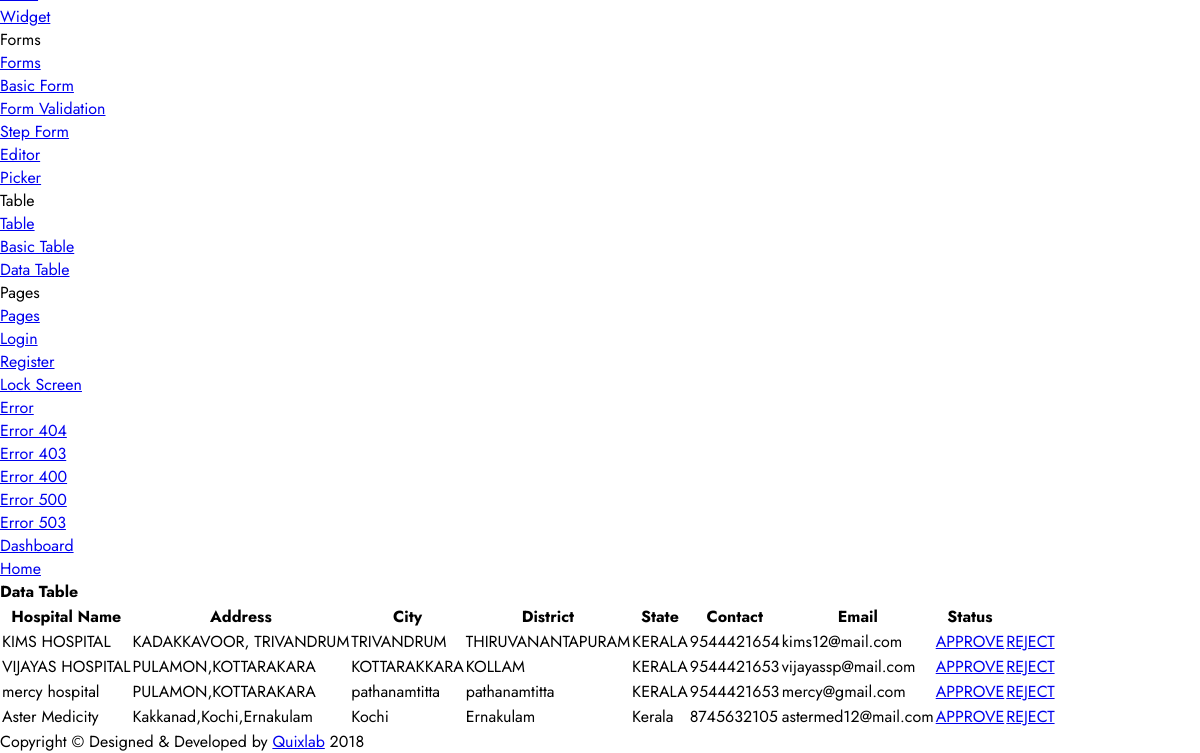
Before: /adminhospview (lower part) with the older database file.
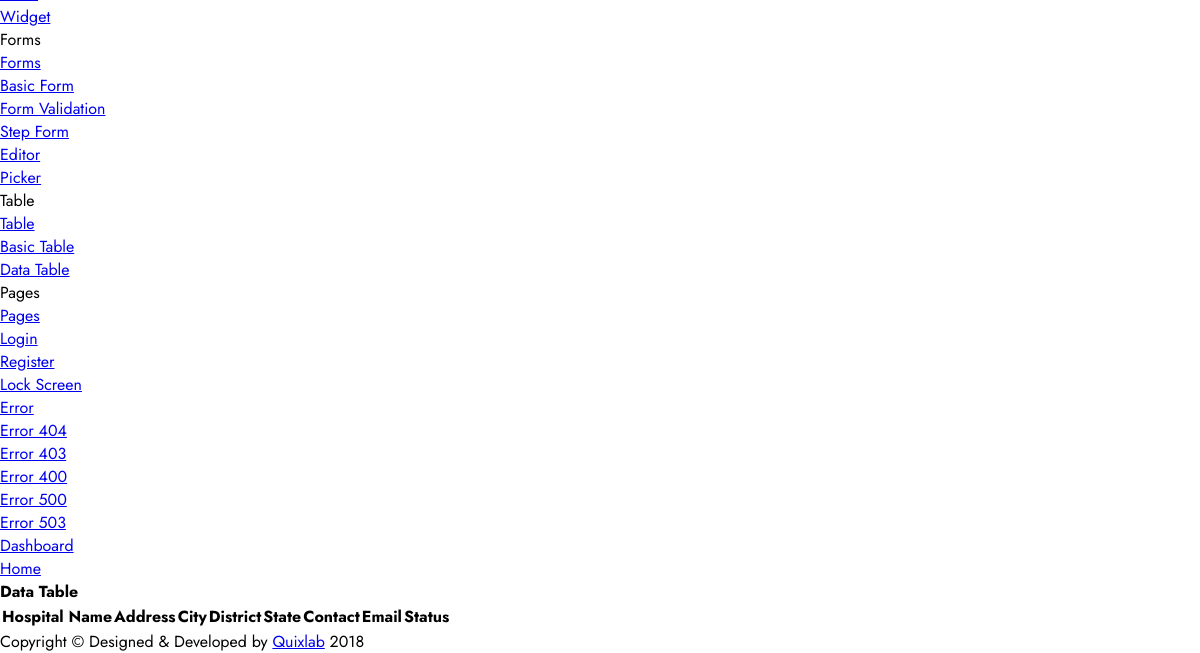
After: the same page with the newer database file.
### imfapp/models.py (models this page shows)
class HospitalRegister(models.Model):
    hosp_name=models.CharField(max_length=255)
    hosp_address=models.CharField(max_length=255)
    hosp_city=models.CharField(max_length=100)
    hosp_district=models.CharField(max_length=100)
    hosp_state=models.CharField(max_length=100)
    hosp_contact=models.CharField(max_length=15)
    login_id=models.ForeignKey('Login',on_delete=models.CASCADE)

class Login(models.Model):
    email = models.EmailField()
    password = models.CharField(max_length=255)
    usertype=models.IntegerField(default=0,null=True)
    login_status=models.IntegerField(default=0)

### imfapp/views.py (the view)
# urls.py: path('adminhospview',views.adminhospview,name='adminhospview'),
def adminhospview(request):
    view_id=HospitalRegister.objects.all()
    return render(request,'adminhospview.html',{'data':view_id})

### imfapp/templates/adminhospview.html (shortened to what the changed rows need)
{% load static %}
<!DOCTYPE html>
<html lang="en">
<head>
    <link href="{% static 'admin/plugins/tables/css/datatable/dataTables.bootstrap4.min.css' %}" rel="stylesheet">
    <link href="{% static 'admin/css/style.css' %}" rel="stylesheet">
</head>
<body>
    <div id="main-wrapper">
        <div class="content-body">
            <div class="container-fluid">
                <div class="row">
                    <div class="col-12">
                        <div class="card">
                            <div class="card-body">
                                <div class="table-responsive">
                                    <table class="table table-striped table-bordered zero-configuration">
                                        <thead>
                                            <tr>
                                                <th>Hospital Name</th>
                                                <th>Address</th>
                                                <th>City</th>
                                                <th>District</th>
                                                <th>State</th>
                                                <th>Contact</th>
                                                <th>Email</th>
                                                <th>Status</th>
                                            </tr>
                                        </thead>
                                        <tbody>
                                            {% for a in data %}
                                            <tr>
                                            <td>{{a.hosp_name}}</td>
                                            <td>{{a.hosp_address}}</td>
                                            <td>{{a.hosp_city}}</td>
                                            <td>{{a.hosp_district}}</td>
                                            <td>{{a.hosp_state}}</td>
                                            <td>{{a.hosp_contact}}</td>
                                            <td>{{a.login_id.email}}</td>
                                            {% if a.login_id.login_status == 1 %}
                                            <td>Approved</td>
                                            <td> <a href="{% url 'reject' a.login_id.id %}">REJECT</a></td>
                                        {% elif a.login_id.login_status == 2 %}
                                      <td>  <a href="{% url 'approve' a.login_id.id %}">APPROVE</a></td>
                                            <td>Rejected</td>
                                            {% else %}
                                            <td> <a href="{% url 'approve' a.login_id.id %}">APPROVE</a>
                                                </td><td>
                                                <a href="{% url 'reject' a.login_id.id %}">REJECT</a>
                                                </td>
                                        {% endif %}
                                        </tr>
                                        {% endfor %}
                                    </table>
                                </div>
                            </div>
                        </div>
                    </div>
                </div>
            </div>
        </div>
    </div>
</body>
</html>

Changed rows visible on the page:
removed HospitalRegister: hosp_name "KIMS HOSPITAL", hosp_address "KADAKKAVOOR, TRIVANDRUM", hosp_city "TRIVANDRUM", hosp_district "THIRUVANANTAPURAM", hosp_state "KERALA", hosp_contact "9544421654", login_id.email "kims12@mail.com", shows "APPROVE"
removed HospitalRegister: hosp_name "VIJAYAS HOSPITAL", hosp_address "PULAMON,KOTTARAKARA", hosp_city "KOTTARAKKARA", hosp_district "KOLLAM", hosp_state "KERALA", hosp_contact "9544421653", login_id.email "vijayassp@mail.com", shows "APPROVE"
removed HospitalRegister: hosp_name "mercy hospital", hosp_address "PULAMON,KOTTARAKARA", hosp_city "pathanamtitta", hosp_district "pathanamtitta", hosp_state "KERALA", hosp_contact "9544421653", login_id.email "mercy@gmail.com", shows "APPROVE"
removed HospitalRegister: hosp_name "Aster Medicity", hosp_address "Kakkanad,Kochi,Ernakulam", hosp_city "Kochi", hosp_district "Ernakulam", hosp_state "Kerala", hosp_contact "8745632105", login_id.email "astermed12@mail.com", shows "APPROVE"
